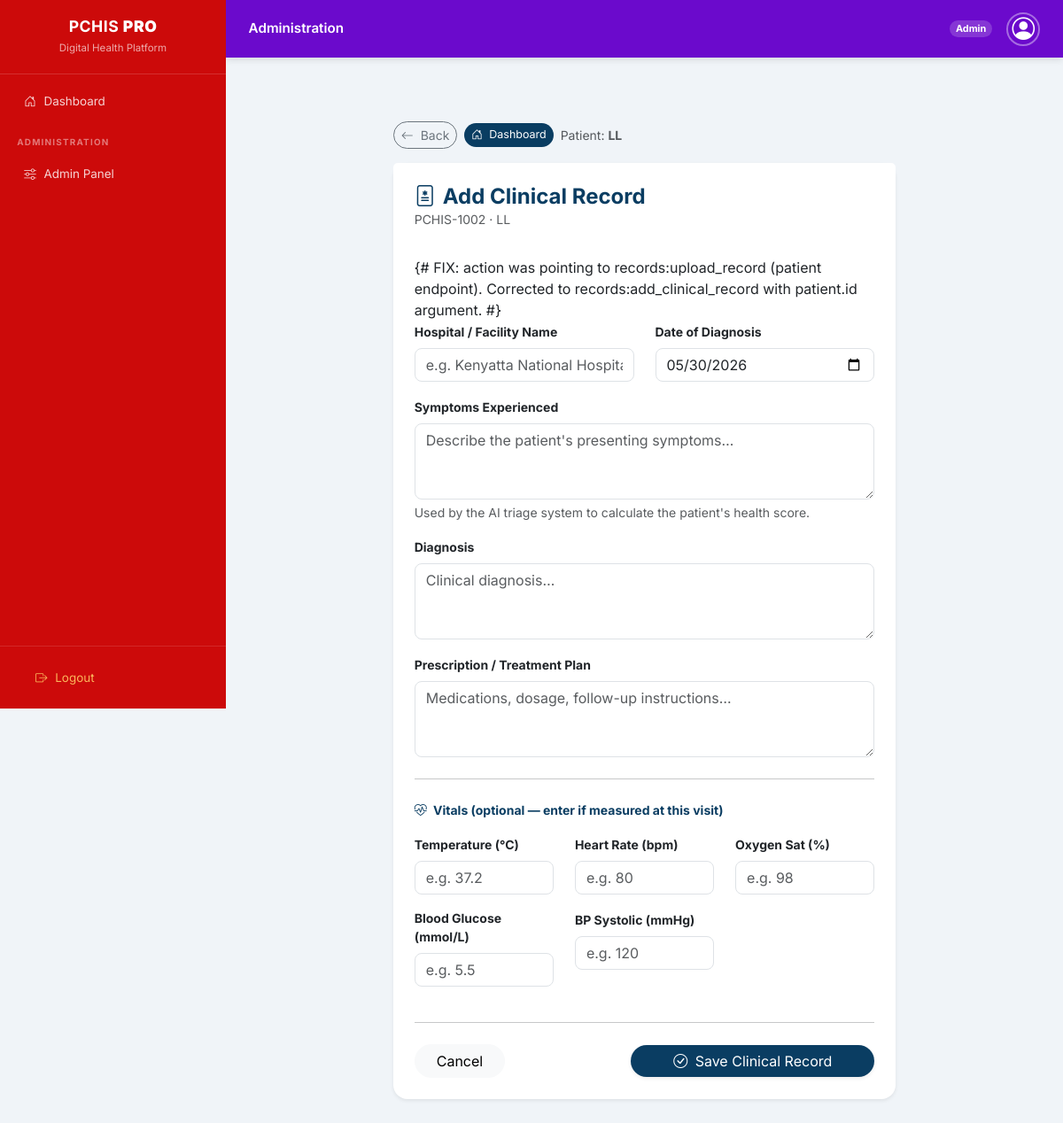
The app's page /records/add-clinical/2/ (signed in) with its own data.
### accounts/models.py (models this page shows, shortened)
class User(AbstractUser):
    ROLE_CHOICES = (
        ('ADMIN', 'ADMIN'),
        ('DOCTOR', 'DOCTOR'),
        ('PATIENT', 'Patient'),
    )
    username = models.CharField(
        max_length=15,
        unique=True,
        validators=[RegexValidator(r'^[a-zA-Z0-9]*$', 'Only letters and numbers allowed.')]
    )
    role = models.CharField(
        max_length=10,
        choices=ROLE_CHOICES,
    )

### records/views.py (the view, shortened to what this page needs)
# urls.py: path('add-clinical/<int:patient_id>/', views.add_clinical_record, name='add_clinical_record'),
@login_required
def add_clinical_record(request, patient_id):
    user_role = str(getattr(request.user, 'role', '')).upper()
    if user_role not in ('DOCTOR', 'ADMIN'):
        messages.error(request, 'Access denied. This page is for doctors only.')
        return redirect('dashboard:role_redirect')
    patient = get_object_or_404(User, id=patient_id)
    return render(request, 'records/add_clinical_record.html', {'patient': patient, 'today': timezone.now()})

### records/templates/records/add_clinical_record.html (shortened to what this page needs)
{% extends "layouts/base.html" %}
{% block content %}
<div class="container py-5">
    <div class="row justify-content-center">
        <div class="col-md-8">
            <div class="d-flex align-items-center gap-2 mb-3">
                <a href="javascript:history.back()"
                   class="btn btn-sm btn-outline-secondary rounded-pill">
                    <i class="bi bi-arrow-left me-1"></i> Back
                </a>
                <a href="{% url 'dashboard:doctor_dashboard' %}"
                   class="btn btn-sm rounded-pill"
                   style="background:#0a3d62; color:#fff; border:none; font-size:.78rem;">
                    <i class="bi bi-house-door me-1"></i> Dashboard
                </a>
                <span class="text-muted small">
                    Patient:
                    <strong>{{ patient.get_full_name|default:patient.username }}</strong>
                </span>
            </div>
            <div class="card shadow-sm border-0 rounded-4">
                <div class="card-header bg-white border-0 pt-4 px-4">
                    <h4 class="fw-bold mb-0" style="color:#0a3d62;">
                        <i class="bi bi-file-medical me-2"></i>Add Clinical Record
                    </h4>
                    <p class="text-muted small mb-0">
                        PCHIS-{{ patient.id|add:"1000" }} ·
                        {{ patient.get_full_name|default:patient.username }}
                    </p>
                </div>
                <div class="card-body p-4">
                    {#
                        FIX: action was pointing to records:upload_record (patient endpoint).
                        Corrected to records:add_clinical_record with patient.id argument.
                    #}
                    <form method="POST"
                          action="{% url 'records:add_clinical_record' patient.id %}">
                        <div class="row">
                            <div class="col-md-6 mb-3">
                                <label class="form-label fw-bold small">
                                    Hospital / Facility Name
                                </label>
                                <input type="text" name="hospital_name"
                                       class="form-control rounded-3" required
                                       placeholder="e.g. Kenyatta National Hospital">
                            </div>
                            <div class="col-md-6 mb-3">
                                <label class="form-label fw-bold small">
                                    Date of Diagnosis
                                </label>
                                <input type="date" name="date_diagnosed"
                                       class="form-control rounded-3"
                                       value="{{ today|date:'Y-m-d' }}" required>
                            </div>
                        </div>
                        <div class="mb-3">
                            <label class="form-label fw-bold small">
                                Symptoms Experienced
                            </label>
                            <textarea name="symptoms" class="form-control rounded-3"
                                      rows="3" required
                                      placeholder="Describe the patient's presenting symptoms…"></textarea>
                            <div class="form-text">
                                Used by the AI triage system to calculate the patient's health score.
                            </div>
                        </div>
                        <div class="mb-3">
                            <label class="form-label fw-bold small">Diagnosis</label>
                            <textarea name="diagnosis" class="form-control rounded-3"
                                      rows="3" required
                                      placeholder="Clinical diagnosis…"></textarea>
                        </div>
                        <div class="mb-3">
                            <label class="form-label fw-bold small">
                                Prescription / Treatment Plan
                            </label>
                            <textarea name="prescription" class="form-control rounded-3"
                                      rows="3"
                                      placeholder="Medications, dosage, follow-up instructions…"></textarea>
                        </div>
                        <hr class="my-4 opacity-25">
                        <p class="fw-bold small mb-3" style="color:#0a3d62;">
                            <i class="bi bi-heart-pulse me-1"></i>
                            Vitals (optional — enter if measured at this visit)
                        </p>
                        <div class="row">
                            <div class="col-md-4 mb-3">
                                <label class="form-label fw-bold small">Temperature (°C)</label>
                                <input type="number" name="temperature"
                                       class="form-control rounded-3"
                                       placeholder="e.g. 37.2" step="0.1" min="25" max="50">
                            </div>
                            <div class="col-md-4 mb-3">
                                <label class="form-label fw-bold small">Heart Rate (bpm)</label>
                                <input type="number" name="heart_rate"
                                       class="form-control rounded-3"
                                       placeholder="e.g. 80" min="20" max="250">
                            </div>
                            <div class="col-md-4 mb-3">
                                <label class="form-label fw-bold small">Oxygen Sat (%)</label>
                                <input type="number" name="oxygen_saturation"
                                       class="form-control rounded-3"
                                       placeholder="e.g. 98" min="50" max="100">
                            </div>
                            <div class="col-md-4 mb-3">
                                <label class="form-label fw-bold small">
                                    Blood Glucose (mmol/L)
                                </label>
                                <input type="number" name="blood_glucose"
                                       class="form-control rounded-3"
                                       placeholder="e.g. 5.5" step="0.1" min="1" max="30">
                            </div>
                            <div class="col-md-4 mb-3">
                                <label class="form-label fw-bold small">BP Systolic (mmHg)</label>
                                <input type="number" name="blood_pressure_sys"
                                       class="form-control rounded-3"
                                       placeholder="e.g. 120" min="50" max="250">
                            </div>
                        </div>
                        <hr class="my-4 opacity-25">
                        <div class="d-flex justify-content-between align-items-center">
                            <a href="javascript:history.back()"
                               class="btn btn-light rounded-pill px-4">
                                Cancel
                            </a>
                            <button type="submit"
                                    class="btn btn-primary rounded-pill px-5 shadow-sm"
                                    style="background-color:#0a3d62; border:none;">
                                <i class="bi bi-check-circle me-1"></i> Save Clinical Record
                            </button>
                        </div>
                    </form>
                </div>
            </div>
        </div>
    </div>
</div>
{% endblock %}

### templates/layouts/base.html (shortened to what this page needs)
{% load static %}
<!DOCTYPE html>
<html lang="en">
<head>
    <link href="https://cdn.jsdelivr.net/npm/bootstrap@5.3.0/dist/css/bootstrap.min.css" rel="stylesheet">
    <link rel="stylesheet" href="https://cdn.jsdelivr.net/npm/bootstrap-icons@1.11.1/font/bootstrap-icons.css">
</head>
<body class="{% if request.user.is_authenticated and request.user.role|upper == 'DOCTOR' %}doctor-layout{% endif %}">
<aside class="sidebar">
    <div class="sidebar-brand">
        <h4>PCHIS <strong>PRO</strong></h4>
        <small>Digital Health Platform</small>
    </div>
    <nav class="flex-grow-1 py-2 overflow-auto">
        <a href="{% url 'dashboard:role_redirect' %}"
           class="nav-link {% if request.resolver_match.url_name == 'patient_dashboard' %}active-link{% endif %}">
            <i class="bi bi-house-door"></i> Dashboard
        </a>
        {% if request.user.role|upper == 'PATIENT' %}
        <div class="sidebar-section-label">My Health</div>
        <a href="{% url 'records:record_list' %}" class="nav-link
           {% if request.resolver_match.url_name == 'record_list' %}active-link{% endif %}">
            <i class="bi bi-file-medical"></i> My Records
        </a>
        <a href="{% url 'records:patient_input_vitals' %}" class="nav-link
           {% if request.resolver_match.url_name == 'patient_input_vitals' %}active-link{% endif %}">
            <i class="bi bi-heart-pulse"></i> Log Vitals
        </a>
        <a href="{% url 'appointments:book_appointment' %}" class="nav-link
           {% if request.resolver_match.url_name == 'book_appointment' %}active-link{% endif %}">
            <i class="bi bi-calendar-plus"></i> Book Appointment
        </a>
        <a href="{% url 'records:view_access_code' %}" class="nav-link
           {% if request.resolver_match.url_name == 'view_access_code' %}active-link{% endif %}">
            <i class="bi bi-shield-lock"></i> Share Code
        </a>
        <div class="sidebar-section-label">Account</div>
        <a href="{% url 'patients:update_profile' %}" class="nav-link
           {% if request.resolver_match.url_name == 'update_profile' %}active-link{% endif %}">
            <i class="bi bi-person-gear"></i> My Profile
        </a>
        <a href="{% url 'messaging:inbox' %}" class="nav-link
           {% if request.resolver_match.url_name == 'inbox' %}active-link{% endif %}">
            <i class="bi bi-chat-dots"></i> Messages
            {% if unread_count %}<span class="nav-badge">{{ unread_count }}</span>{% endif %}
        </a>
        {% elif request.user.role|upper == 'ADMIN' %}
        <div class="sidebar-section-label">Administration</div>
        <a href="/admin/" class="nav-link"><i class="bi bi-sliders"></i> Admin Panel</a>
        {% endif %}
    </nav>
    <div class="sidebar-footer">
        <form action="{% url 'accounts:logout' %}" method="post">
            <button type="submit" class="nav-link border-0 w-100 text-start bg-transparent"
                    style="color:rgba(255,200,100,.9);">
                <i class="bi bi-box-arrow-right"></i> Logout
            </button>
        </form>
    </div>
</aside>
<div class="main-wrapper">
    {% if request.user.role|upper != 'DOCTOR' %}
    <div class="patient-topbar">
        <h5 class="mb-0" style="font-size:.95rem; font-weight:600;">
            {% if request.user.role|upper == 'PATIENT' %}Patient Portal
            {% elif request.user.role|upper == 'ADMIN' %}Administration
            {% else %}PCHIS{% endif %}
        </h5>
        <div class="d-flex align-items-center gap-3">
            <span class="badge rounded-pill" style="background:rgba(255,255,255,.18); font-size:.68rem;">
                {{ request.user.role|title }}
            </span>
            <div style="width:38px;height:38px;border-radius:50%;border:2px solid rgba(255,255,255,.4);
                        overflow:hidden;display:flex;align-items:center;justify-content:center;">
                {% if request.user.profile.profile_picture %}
                    <img src="{{ request.user.profile.profile_picture.url }}"
                         style="width:100%;height:100%;object-fit:cover;" alt="profile">
                {% else %}
                    <i class="bi bi-person-circle text-white" style="font-size:1.6rem;line-height:1;"></i>
                {% endif %}
            </div>
        </div>
    </div>
    {% endif %}
    <div class="main-inner">
        {% block content %}{% endblock %}
    </div>
</div>
</body>
</html>

### templates/layouts/base.html (style rules this page uses)
:root { --pchis-red: #CC0A0A; --pchis-red-dark: #a00808; --pchis-purple: #6B0ACC; --pchis-deep: #0a3d62; --sidebar-width: 255px; --topbar-h: 54px; }
*, *::before, *::after { box-sizing: border-box; }
body { font-family: 'Inter', sans-serif; background: #f0f4f8; margin: 0; }
.sidebar { width: var(--sidebar-width); height: 100vh; position: fixed; top: 0; left: 0; background: var(--pchis-red); color: white; z-index: 1000; display: flex; flex-direction: column; transition: transform .3s; }
.sidebar-brand { padding: 1.2rem 1.4rem; border-bottom: 1px solid rgba(255,255,255,.15); text-align: center; }
.sidebar-brand h4 { margin: 0; font-size: 1.1rem; font-weight: 700; letter-spacing: .5px; }
.sidebar-brand small { opacity: .65; font-size: .72rem; }
.sidebar-section-label { font-size: .62rem; font-weight: 700; letter-spacing: 1.2px; text-transform: uppercase; color: rgba(255,255,255,.45); padding: 1rem 1.2rem .4rem; }
.nav-link { color: rgba(255,255,255,.82); padding: .65rem 1.1rem; transition: .2s; text-decoration: none; display: flex; align-items: center; gap: .55rem; border-radius: 8px; margin: .1rem .6rem; font-size: .84rem; }
.patient-topbar { background: var(--pchis-purple); padding: .85rem 1.6rem; color: white; box-shadow: 0 2px 8px rgba(0,0,0,.12); display: flex; justify-content: space-between; align-items: center; }
.main-wrapper { margin-left: var(--sidebar-width); min-height: 100vh; }
.main-inner { padding: 1.5rem 1.8rem 3rem; }
.sidebar-footer { margin-top: auto; padding: .8rem; border-top: 1px solid rgba(255,255,255,.12); }

### records on screen
User: user.role "Admin"
User: get_full_name "LL", id|add "1002"
